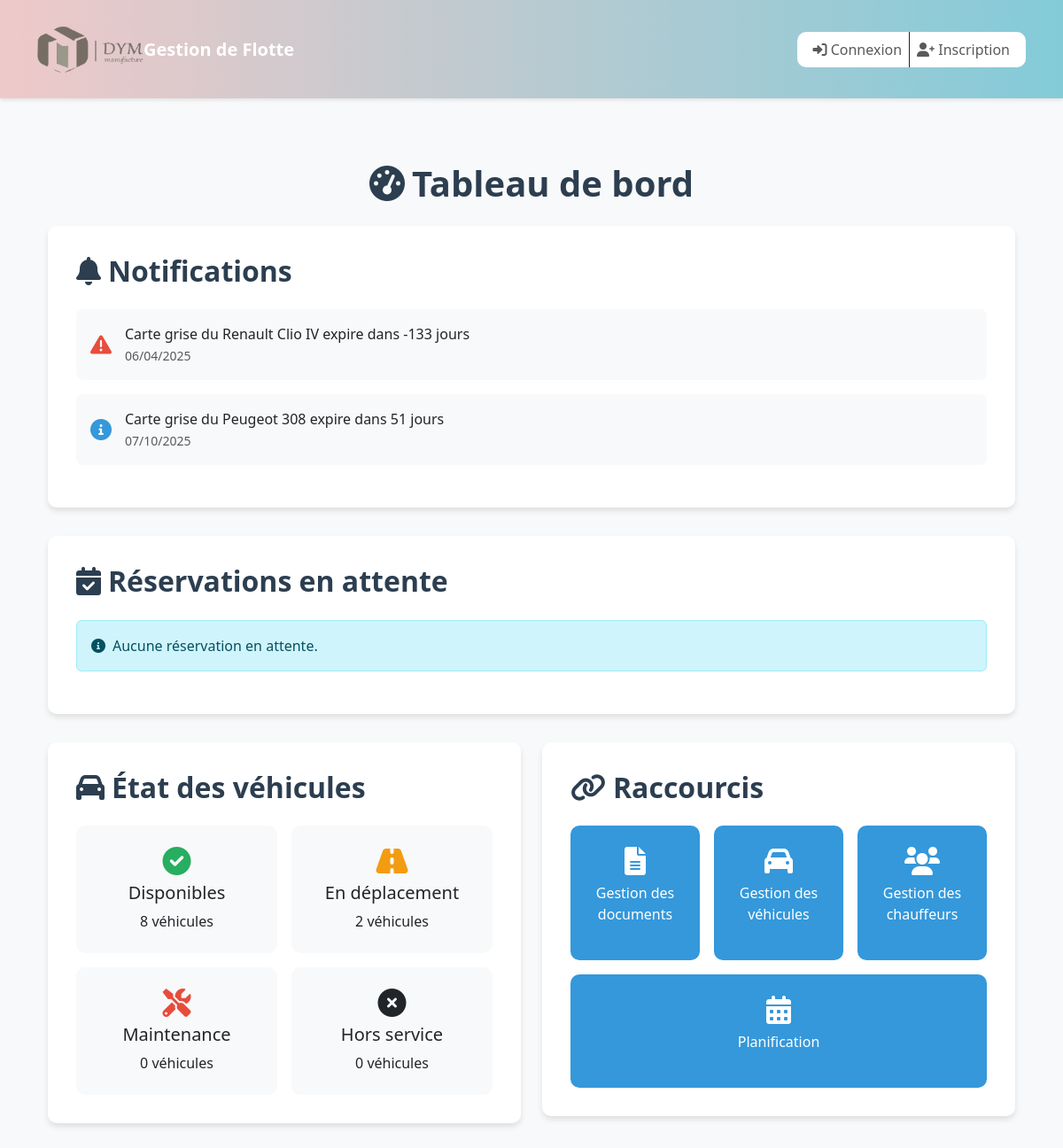
Page /dashboard.php on the committed database.
### tables this page shows
CREATE TABLE `documents_administratifs` (
  `id_document` bigint(20) UNSIGNED NOT NULL,
  `id_vehicule` bigint(20) UNSIGNED DEFAULT NULL,
  `id_chauffeur` bigint(20) UNSIGNED DEFAULT NULL,
  `id_utilisateur` bigint(20) UNSIGNED DEFAULT NULL,
  `type_document` enum('carte_transport','carte_grise','visite_technique','assurance','carte_stationnement') NOT NULL,
  `numero_document` varchar(50) DEFAULT NULL,
  `date_emission` date NOT NULL,
  `date_expiration` date DEFAULT NULL,
  `fournisseur` varchar(100) DEFAULT NULL,
  `prix` decimal(15,2) DEFAULT NULL,
  `frequence_renouvellement` int(11) NOT NULL,
  `fichier_url` varchar(255) DEFAULT NULL,
  `statut` enum('valide','expire','a_renouveler') NOT NULL,
  `note` text DEFAULT NULL,
  `date_upload` timestamp NOT NULL DEFAULT current_timestamp(),
  `created_at` timestamp NOT NULL DEFAULT current_timestamp(),
  `updated_at` timestamp NOT NULL DEFAULT current_timestamp()
);

CREATE TABLE `vehicules` (
  `id_vehicule` bigint(20) UNSIGNED NOT NULL,
  `id_zone` bigint(20) UNSIGNED NOT NULL,
  `immatriculation` varchar(20) NOT NULL,
  `marque` varchar(50) NOT NULL,
  `modele` varchar(50) NOT NULL,
  `logo_marque_vehicule` varchar(255) NOT NULL,
  `annee_mise_en_service` int(11) DEFAULT NULL,
  `type_vehicule` enum('utilitaire','berline','camion','bus') NOT NULL,
  `capacite_passagers` int(11) NOT NULL,
  `capacite_charge_kg` decimal(10,2) DEFAULT NULL,
  `type_carburant` enum('Super','Gasoil') NOT NULL,
  `kilometrage_actuel` int(11) DEFAULT 0,
  `statut` enum('disponible','en_course','maintenance','hors_service') DEFAULT 'disponible',
  `date_acquisition` date DEFAULT NULL,
  `prix_acquisition` decimal(15,2) DEFAULT NULL,
  `note` text DEFAULT NULL,
  `created_at` timestamp NOT NULL DEFAULT current_timestamp(),
  `updated_at` timestamp NOT NULL DEFAULT current_timestamp()
);

### dashboard.php (the view, shortened to what this page needs)
<?php
include_once("database" . DIRECTORY_SEPARATOR . "config.php");
$sql_documents = "SELECT d.*,
       v.marque, v.modele,
       DATEDIFF(d.date_expiration, CURDATE()) as jours_restants,
       (CASE
           WHEN DATEDIFF(d.date_expiration, CURDATE()) <= 7 THEN 'danger'
           WHEN DATEDIFF(d.date_expiration, CURDATE()) <= 30 THEN 'warning'
           ELSE 'info'
       END) as niveau_alerte
FROM documents_administratifs d
LEFT JOIN vehicules v ON d.id_vehicule = v.id_vehicule
WHERE d.statut != 'expire'
AND DATEDIFF(d.date_expiration, CURDATE()) <= 60
ORDER BY jours_restants";
$stmt_documents = $pdo->prepare($sql_documents);
$stmt_documents->execute();
$documents_alerts = $stmt_documents->fetchAll(PDO::FETCH_ASSOC);
$sql_reservations = "SELECT r.id_reservation,
       v.marque, v.modele,
       c.nom as nom_chauffeur, c.prenoms as prenom_chauffeur,
       r.date_depart
FROM reservations_vehicules r
LEFT JOIN vehicules v ON r.id_vehicule = v.id_vehicule
LEFT JOIN chauffeurs c ON r.id_chauffeur = c.id_chauffeur
WHERE r.statut = 'en_attente'
ORDER BY r.date_depart
LIMIT 5";
$stmt_reservations = $pdo->prepare($sql_reservations);
$stmt_reservations->execute();
$reservations_attente = $stmt_reservations->fetchAll(PDO::FETCH_ASSOC);
$sql_vehicules_status = "SELECT
    statut,
    COUNT(*) as nombre_vehicules
FROM vehicules
GROUP BY statut";
$stmt_vehicules_status = $pdo->prepare($sql_vehicules_status);
$stmt_vehicules_status->execute();
$vehicules_status = $stmt_vehicules_status->fetchAll(PDO::FETCH_ASSOC);
$vehicules_stats = [
    'disponible' => 0,
    'en_course' => 0,
    'maintenance' => 0,
    'hors_service' => 0
];
foreach ($vehicules_status as $status) {
    switch ($status['statut']) {
        case 'disponible':
            $vehicules_stats['disponible'] = $status['nombre_vehicules'];
            break;
        case 'en_course':
            $vehicules_stats['en_course'] = $status['nombre_vehicules'];
            break;
    }
}
include_once("includes" . DIRECTORY_SEPARATOR . "header.php");
?>
<div class="container-fluid py-4">
    <h1 class="text-center mb-4" style="color: #2c3e50; font-weight: 700;">
        <i class="fas fa-tachometer-alt me-2"></i>Tableau de bord
    </h1>
    <div class="row">
        <div class="col-md-12">
            <div class="dashboard-section">
                <h2><i class="fas fa-bell me-2"></i>Notifications</h2>
                <?php if (empty($documents_alerts)): ?>
                    <div class="alert alert-success">
                        <i class="fas fa-check-circle me-2"></i>Aucun document n'approche de son expiration.
                    </div>
                <?php else: ?>
                    <?php foreach ($documents_alerts as $doc): ?>
                        <div class="notification">
                            <i class="fas <?=
                                $doc['niveau_alerte'] == 'danger' ? 'fa-exclamation-triangle notification-icon notification-danger' :
                                ($doc['niveau_alerte'] == 'warning' ? 'fa-exclamation-circle notification-icon notification-warning' :
                                    'fa-info-circle notification-icon notification-info')
                                ?>"></i>
                            <div>
                                <p class="mb-0">
                                    <?= htmlspecialchars(ucfirst(str_replace('_', ' ', $doc['type_document']))) ?>
                                    <?= $doc['marque'] ? 'du ' . htmlspecialchars($doc['marque'] . ' ' . $doc['modele']) : '' ?>
                                    expire dans <?= $doc['jours_restants'] ?> jours
                                </p>
                                <small class="text-muted"><?= date('d/m/Y', strtotime($doc['date_expiration'])) ?></small>
                            </div>
                        </div>
                    <?php endforeach; ?>
                <?php endif; ?>
            </div>
        </div>
        <div class="col-md-12">
            <div class="dashboard-section">
                <h2><i class="fas fa-calendar-check me-2"></i>Réservations en attente</h2>
                <?php if (empty($reservations_attente)): ?>
                    <div class="alert alert-info">
                        <i class="fas fa-info-circle me-2"></i>Aucune réservation en attente.
                    </div>
                <?php endif; ?>
            </div>
        </div>
    </div>
    <div class="row">
        <div class="col-md-6">
            <div class="dashboard-section">
                <h2><i class="fas fa-car me-2"></i>État des véhicules</h2>
                <div class="vehicle-status">
                    <div class="vehicle-status-card">
                        <i class="fas fa-check-circle vehicle-status-available"></i>
                        <h5>Disponibles</h5>
                        <p class="mb-0"><?= $vehicules_stats['disponible'] ?> véhicules</p>
                    </div>
                    <div class="vehicle-status-card">
                        <i class="fas fa-road vehicle-status-in-use"></i>
                        <h5>En déplacement</h5>
                        <p class="mb-0"><?= $vehicules_stats['en_course'] ?> véhicules</p>
                    </div>
                    <div class="vehicle-status-card">
                        <i class="fas fa-tools vehicle-status-maintenance"></i>
                        <h5>Maintenance</h5>
                        <p class="mb-0"><?= $vehicules_stats['maintenance'] ?> véhicules</p>
                    </div>
                    <div class="vehicle-status-card">
                        <i class="fas fa-times-circle vehicle-status-out-of-service"></i>
                        <h5>Hors service</h5>
                        <p class="mb-0"><?= $vehicules_stats['hors_service'] ?> véhicules</p>
                    </div>
                </div>
            </div>
        </div>
        <div class="col-md-6">
            <div class="dashboard-section">
                <h2><i class="fas fa-link me-2"></i>Raccourcis</h2>
                <div class="quick-links">
                    <a href="gestion_documents.php" class="quick-link">
                        <i class="fas fa-file-alt"></i>
                        <p>Gestion des documents</p>
                    </a>
                    <a href="gestion_vehicules.php" class="quick-link">
                        <i class="fas fa-car"></i>
                        <p>Gestion des véhicules</p>
                    </a>
                    <a href="gestion_chauffeurs.php" class="quick-link">
                        <i class="fas fa-users"></i>
                        <p>Gestion des chauffeurs</p>
                    </a>
                    <a href="planification.php" class="quick-link">
                        <i class="fas fa-calendar-alt"></i>
                        <p>Planification</p>
                    </a>
                </div>
            </div>
        </div>
    </div>
</div>
<?php include_once("includes" . DIRECTORY_SEPARATOR . "footer.php") ?>

### assets/css/style.css (style rules this page uses)
body { background-color: #f8f9fa; font-family: 'Segoe UI', sans-serif; }
:root { --color-header: #766f67; --color-h1: #2c3e50; }
h1 { font-weight: 700; }
.dashboard-section { background-color: #fff; border-radius: 10px; padding: 2rem; margin-bottom: 2rem; box-shadow: 0 4px 6px rgba(0, 0, 0, 0.1); transition: transform 0.3s ease, box-shadow 0.3s ease; }
.dashboard-section h2 { color: #2c3e50; margin-bottom: 1.5rem; font-weight: 600; }
.notification { display: flex; align-items: center; padding: 1rem; margin-bottom: 1rem; border-radius: 8px; background-color: #f8f9fa; transition: background-color 0.3s ease; }
.notification-icon { font-size: 1.5rem; margin-right: 1rem; }
.notification-danger { color: #e74c3c; }
.notification-info { color: #3498db; }
.quick-links { display: flex; gap: 1rem; flex-wrap: wrap; }
.quick-link { flex: 1 1 calc(25% - 1rem); text-align: center; padding: 1.5rem; border-radius: 10px; background-color: #3498db; color: #fff; text-decoration: none; transition: background-color 0.3s ease; }
.quick-link i { font-size: 2rem; margin-bottom: 0.5rem; }
.vehicle-status { display: flex; gap: 1rem; flex-wrap: wrap; }
.vehicle-status-card { flex: 1 1 calc(33.333% - 1rem); padding: 1.5rem; border-radius: 10px; background-color: #f8f9fa; text-align: center; transition: transform 0.3s ease, box-shadow 0.3s ease; }
.vehicle-status-card i { font-size: 2rem; margin-bottom: 0.5rem; }
.vehicle-status-available { color: #27ae60; }
.vehicle-status-in-use { color: #f39c12; }
.vehicle-status-maintenance { color: #e74c3c; }

### includes/header.php (style rules this page uses)
.notification-icon { margin-right: 15px; }

### rows in the picture
documents_administratifs: type_document "Carte grise", id_vehicule.modele "Renault Clio IV", jours_restants "-133", date_expiration "06/04/2025"
documents_administratifs: type_document "Carte grise", id_vehicule.modele "Peugeot 308", jours_restants "51", date_expiration "07/10/2025"

### other values in the picture
$vehicules_stats['disponible'] "8"
$vehicules_stats['en_course'] "2"
$vehicules_stats['maintenance'] "0"
$vehicules_stats['hors_service'] "0"
